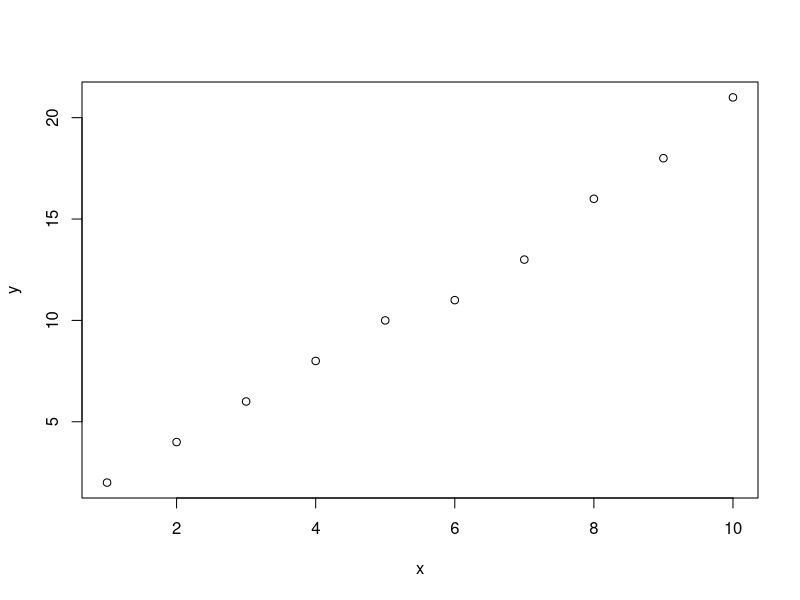
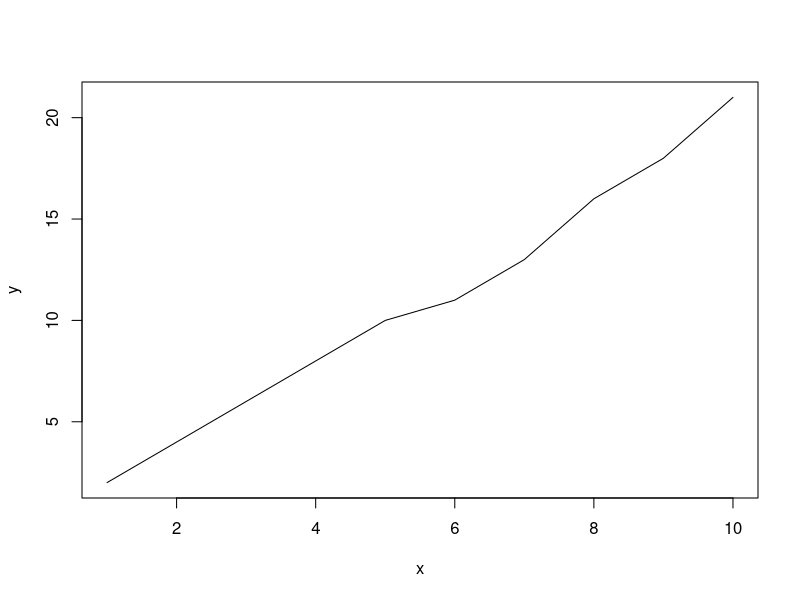

Here is the R script that generated these plots, in order:
## ---- chunk 1
knitr::opts_chunk$set(echo = FALSE)
getwd()

x <- c(1,2,3,4,5,6,7,8,9,10)
y <- c(2,4,6,8,10,11,13,16,18,21)
## ---- chunk 2
plot(x,y)
## ---- chunk 3
plot(x,y, type="l")

